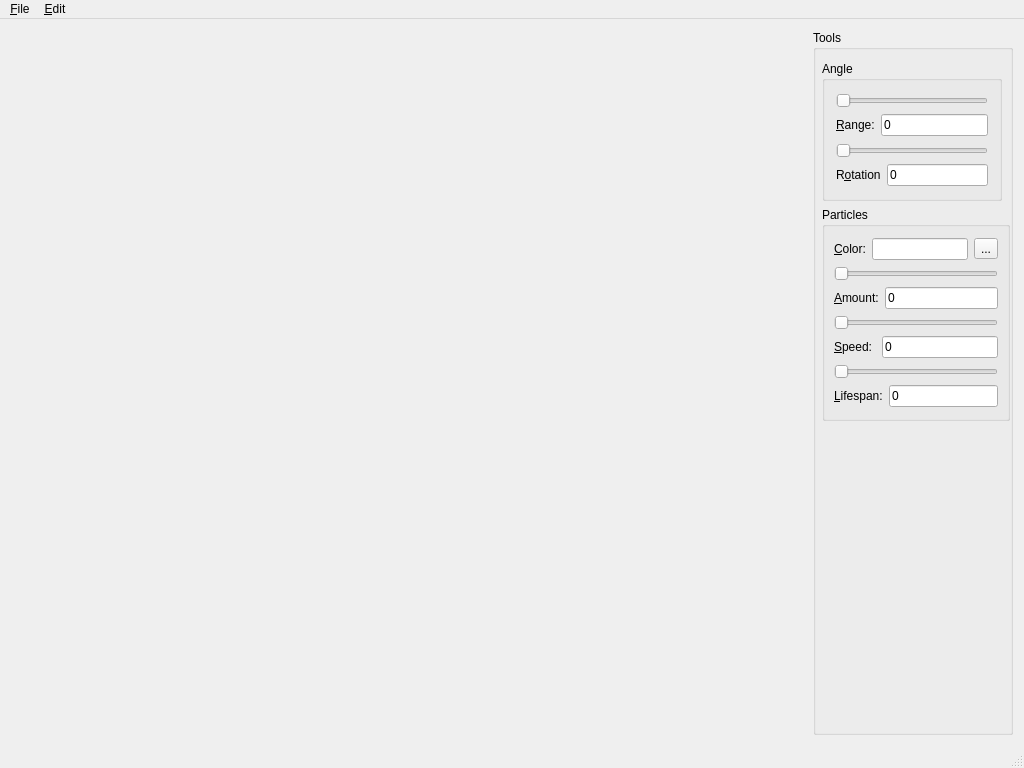
<?xml version="1.0" encoding="UTF-8"?>
<ui version="4.0">
 <class>MainWindow</class>
 <widget class="QMainWindow" name="MainWindow">
  <property name="geometry">
   <rect>
    <x>0</x>
    <y>0</y>
    <width>1024</width>
    <height>768</height>
   </rect>
  </property>
  <property name="minimumSize">
   <size>
    <width>800</width>
    <height>600</height>
   </size>
  </property>
  <property name="windowTitle">
   <string>Particle demo QT SFML</string>
  </property>
  <property name="locale">
   <locale language="English" country="Belgium"/>
  </property>
  <widget class="QWidget" name="centralWidget">
   <layout class="QHBoxLayout" name="horizontalLayout">
    <item>
     <widget class="Canvas" name="SFMLWidget" native="true">
      <property name="minimumSize">
       <size>
        <width>600</width>
        <height>400</height>
       </size>
      </property>
     </widget>
    </item>
    <item>
     <widget class="QGroupBox" name="groupBoxTools">
      <property name="sizePolicy">
       <sizepolicy hsizetype="Preferred" vsizetype="Preferred">
        <horstretch>0</horstretch>
        <verstretch>0</verstretch>
       </sizepolicy>
      </property>
      <property name="minimumSize">
       <size>
        <width>0</width>
        <height>0</height>
       </size>
      </property>
      <property name="maximumSize">
       <size>
        <width>200</width>
        <height>16777215</height>
       </size>
      </property>
      <property name="title">
       <string>Tools</string>
      </property>
      <layout class="QVBoxLayout" name="verticalLayout">
       <property name="spacing">
        <number>0</number>
       </property>
       <property name="leftMargin">
        <number>0</number>
       </property>
       <property name="topMargin">
        <number>0</number>
       </property>
       <property name="rightMargin">
        <number>0</number>
       </property>
       <property name="bottomMargin">
        <number>0</number>
       </property>
       <item>
        <widget class="QWidget" name="widget" native="true">
         <layout class="QFormLayout" name="formLayout">
          <property name="leftMargin">
           <number>0</number>
          </property>
          <property name="rightMargin">
           <number>0</number>
          </property>
          <item row="0" column="1">
           <widget class="QGroupBox" name="groupBoxAngles">
            <property name="minimumSize">
             <size>
              <width>180</width>
              <height>140</height>
             </size>
            </property>
            <property name="maximumSize">
             <size>
              <width>0</width>
              <height>100</height>
             </size>
            </property>
            <property name="title">
             <string>Angle</string>
            </property>
            <layout class="QVBoxLayout" name="verticalLayout_2">
             <item>
              <layout class="QVBoxLayout" name="verticalLayout_3">
               <item>
                <widget class="QSlider" name="sliderRange">
                 <property name="minimum">
                  <number>1</number>
                 </property>
                 <property name="maximum">
                  <number>360</number>
                 </property>
                 <property name="orientation">
                  <enum>Qt::Horizontal</enum>
                 </property>
                </widget>
               </item>
               <item>
                <layout class="QHBoxLayout" name="horizontalLayout_2">
                 <item>
                  <widget class="QLabel" name="labelRange">
                   <property name="text">
                    <string>&amp;Range:</string>
                   </property>
                   <property name="buddy">
                    <cstring>lineEditRange</cstring>
                   </property>
                  </widget>
                 </item>
                 <item>
                  <widget class="QLineEdit" name="lineEditRange">
                   <property name="text">
                    <string>0</string>
                   </property>
                  </widget>
                 </item>
                </layout>
               </item>
              </layout>
             </item>
             <item>
              <layout class="QVBoxLayout" name="verticalLayout_4">
               <item>
                <widget class="QSlider" name="sliderRotation">
                 <property name="maximum">
                  <number>360</number>
                 </property>
                 <property name="orientation">
                  <enum>Qt::Horizontal</enum>
                 </property>
                </widget>
               </item>
               <item>
                <layout class="QHBoxLayout" name="horizontalLayout_3">
                 <item>
                  <widget class="QLabel" name="labelRotation">
                   <property name="text">
                    <string>R&amp;otation</string>
                   </property>
                   <property name="buddy">
                    <cstring>lineEditRotation</cstring>
                   </property>
                  </widget>
                 </item>
                 <item>
                  <widget class="QLineEdit" name="lineEditRotation">
                   <property name="text">
                    <string>0</string>
                   </property>
                  </widget>
                 </item>
                </layout>
               </item>
              </layout>
             </item>
            </layout>
           </widget>
          </item>
          <item row="1" column="1">
           <widget class="QGroupBox" name="groupBoxParticles">
            <property name="title">
             <string>Particles</string>
            </property>
            <layout class="QVBoxLayout" name="verticalLayout_8">
             <property name="leftMargin">
              <number>9</number>
             </property>
             <property name="rightMargin">
              <number>9</number>
             </property>
             <item>
              <layout class="QHBoxLayout" name="horizontalLayoutColor">
               <item>
                <widget class="QLabel" name="labelColor">
                 <property name="text">
                  <string>&amp;Color:</string>
                 </property>
                 <property name="buddy">
                  <cstring>lineEditColor</cstring>
                 </property>
                </widget>
               </item>
               <item>
                <widget class="QLineEdit" name="lineEditColor"/>
               </item>
               <item>
                <widget class="QToolButton" name="toolButtonColor">
                 <property name="text">
                  <string>...</string>
                 </property>
                </widget>
               </item>
              </layout>
             </item>
             <item>
              <layout class="QVBoxLayout" name="verticalLayoutAmount">
               <item>
                <widget class="QSlider" name="sliderAmount">
                 <property name="minimum">
                  <number>100</number>
                 </property>
                 <property name="maximum">
                  <number>100000</number>
                 </property>
                 <property name="orientation">
                  <enum>Qt::Horizontal</enum>
                 </property>
                </widget>
               </item>
               <item>
                <layout class="QHBoxLayout" name="horizontalLayout_4">
                 <item>
                  <widget class="QLabel" name="labelAmount">
                   <property name="text">
                    <string>&amp;Amount:</string>
                   </property>
                   <property name="buddy">
                    <cstring>lineEditAmount</cstring>
                   </property>
                  </widget>
                 </item>
                 <item>
                  <widget class="QLineEdit" name="lineEditAmount">
                   <property name="text">
                    <string>0</string>
                   </property>
                  </widget>
                 </item>
                </layout>
               </item>
              </layout>
             </item>
             <item>
              <layout class="QVBoxLayout" name="verticalLayoutSpeed">
               <item>
                <widget class="QSlider" name="sliderSpeed">
                 <property name="minimum">
                  <number>1</number>
                 </property>
                 <property name="maximum">
                  <number>1000</number>
                 </property>
                 <property name="orientation">
                  <enum>Qt::Horizontal</enum>
                 </property>
                </widget>
               </item>
               <item>
                <layout class="QHBoxLayout" name="horizontalLayoutSpeed">
                 <item>
                  <widget class="QLabel" name="labelSpeed">
                   <property name="text">
                    <string>&amp;Speed: </string>
                   </property>
                   <property name="buddy">
                    <cstring>lineEditSpeed</cstring>
                   </property>
                  </widget>
                 </item>
                 <item>
                  <widget class="QLineEdit" name="lineEditSpeed">
                   <property name="text">
                    <string>0</string>
                   </property>
                  </widget>
                 </item>
                </layout>
               </item>
              </layout>
             </item>
             <item>
              <layout class="QVBoxLayout" name="verticalLayoutLife">
               <item>
                <widget class="QSlider" name="sliderLife">
                 <property name="minimum">
                  <number>1</number>
                 </property>
                 <property name="maximum">
                  <number>50</number>
                 </property>
                 <property name="orientation">
                  <enum>Qt::Horizontal</enum>
                 </property>
                </widget>
               </item>
               <item>
                <layout class="QHBoxLayout" name="horizontalLayoutLife">
                 <item>
                  <widget class="QLabel" name="labelLife">
                   <property name="text">
                    <string>&amp;Lifespan:</string>
                   </property>
                   <property name="buddy">
                    <cstring>lineEditLife</cstring>
                   </property>
                  </widget>
                 </item>
                 <item>
                  <widget class="QLineEdit" name="lineEditLife">
                   <property name="inputMask">
                    <string/>
                   </property>
                   <property name="text">
                    <string>0</string>
                   </property>
                  </widget>
                 </item>
                </layout>
               </item>
              </layout>
             </item>
            </layout>
           </widget>
          </item>
         </layout>
        </widget>
       </item>
      </layout>
     </widget>
    </item>
   </layout>
  </widget>
  <widget class="QMenuBar" name="menuBar">
   <property name="geometry">
    <rect>
     <x>0</x>
     <y>0</y>
     <width>1024</width>
     <height>19</height>
    </rect>
   </property>
   <widget class="QMenu" name="menuFile">
    <property name="title">
     <string>&amp;File</string>
    </property>
    <addaction name="actionOpen"/>
    <addaction name="actionSave_As"/>
    <addaction name="separator"/>
    <addaction name="actionExit"/>
   </widget>
   <widget class="QMenu" name="menuEdit">
    <property name="title">
     <string>&amp;Edit</string>
    </property>
    <addaction name="actionClear"/>
   </widget>
   <addaction name="menuFile"/>
   <addaction name="menuEdit"/>
  </widget>
  <widget class="QStatusBar" name="statusBar"/>
  <action name="actionExit">
   <property name="text">
    <string>E&amp;xit</string>
   </property>
   <property name="shortcut">
    <string>Ctrl+Q</string>
   </property>
  </action>
  <action name="actionSave_As">
   <property name="text">
    <string>Save As...</string>
   </property>
   <property name="shortcut">
    <string>Ctrl+S</string>
   </property>
  </action>
  <action name="actionOpen">
   <property name="text">
    <string>Open...</string>
   </property>
   <property name="shortcut">
    <string>Ctrl+O</string>
   </property>
  </action>
  <action name="actionClear">
   <property name="text">
    <string>&amp;Clear</string>
   </property>
   <property name="shortcut">
    <string>Ctrl+C</string>
   </property>
  </action>
 </widget>
 <layoutdefault spacing="6" margin="11"/>
 <customwidgets>
  <customwidget>
   <class>Canvas</class>
   <extends>QWidget</extends>
   <header>canvas.h</header>
   <container>1</container>
  </customwidget>
 </customwidgets>
 <resources/>
 <connections>
  <connection>
   <sender>sliderRange</sender>
   <signal>valueChanged(int)</signal>
   <receiver>MainWindow</receiver>
   <slot>setRange(int)</slot>
   <hints>
    <hint type="sourcelabel">
     <x>572</x>
     <y>93</y>
    </hint>
    <hint type="destinationlabel">
     <x>342</x>
     <y>210</y>
    </hint>
   </hints>
  </connection>
  <connection>
   <sender>sliderRotation</sender>
   <signal>valueChanged(int)</signal>
   <receiver>MainWindow</receiver>
   <slot>setRotation(int)</slot>
   <hints>
    <hint type="sourcelabel">
     <x>572</x>
     <y>172</y>
    </hint>
    <hint type="destinationlabel">
     <x>342</x>
     <y>210</y>
    </hint>
   </hints>
  </connection>
  <connection>
   <sender>sliderAmount</sender>
   <signal>valueChanged(int)</signal>
   <receiver>MainWindow</receiver>
   <slot>setAmount(int)</slot>
   <hints>
    <hint type="sourcelabel">
     <x>682</x>
     <y>270</y>
    </hint>
    <hint type="destinationlabel">
     <x>394</x>
     <y>247</y>
    </hint>
   </hints>
  </connection>
  <connection>
   <sender>sliderSpeed</sender>
   <signal>valueChanged(int)</signal>
   <receiver>MainWindow</receiver>
   <slot>setSpeed(int)</slot>
   <hints>
    <hint type="sourcelabel">
     <x>682</x>
     <y>323</y>
    </hint>
    <hint type="destinationlabel">
     <x>394</x>
     <y>247</y>
    </hint>
   </hints>
  </connection>
  <connection>
   <sender>sliderLife</sender>
   <signal>valueChanged(int)</signal>
   <receiver>MainWindow</receiver>
   <slot>setLife(int)</slot>
   <hints>
    <hint type="sourcelabel">
     <x>682</x>
     <y>376</y>
    </hint>
    <hint type="destinationlabel">
     <x>394</x>
     <y>247</y>
    </hint>
   </hints>
  </connection>
 </connections>
 <slots>
  <slot>setRotation(int)</slot>
  <slot>setAmount(int)</slot>
  <slot>setLife(int)</slot>
  <slot>setRange(int)</slot>
  <slot>setSpeed(int)</slot>
 </slots>
</ui>
